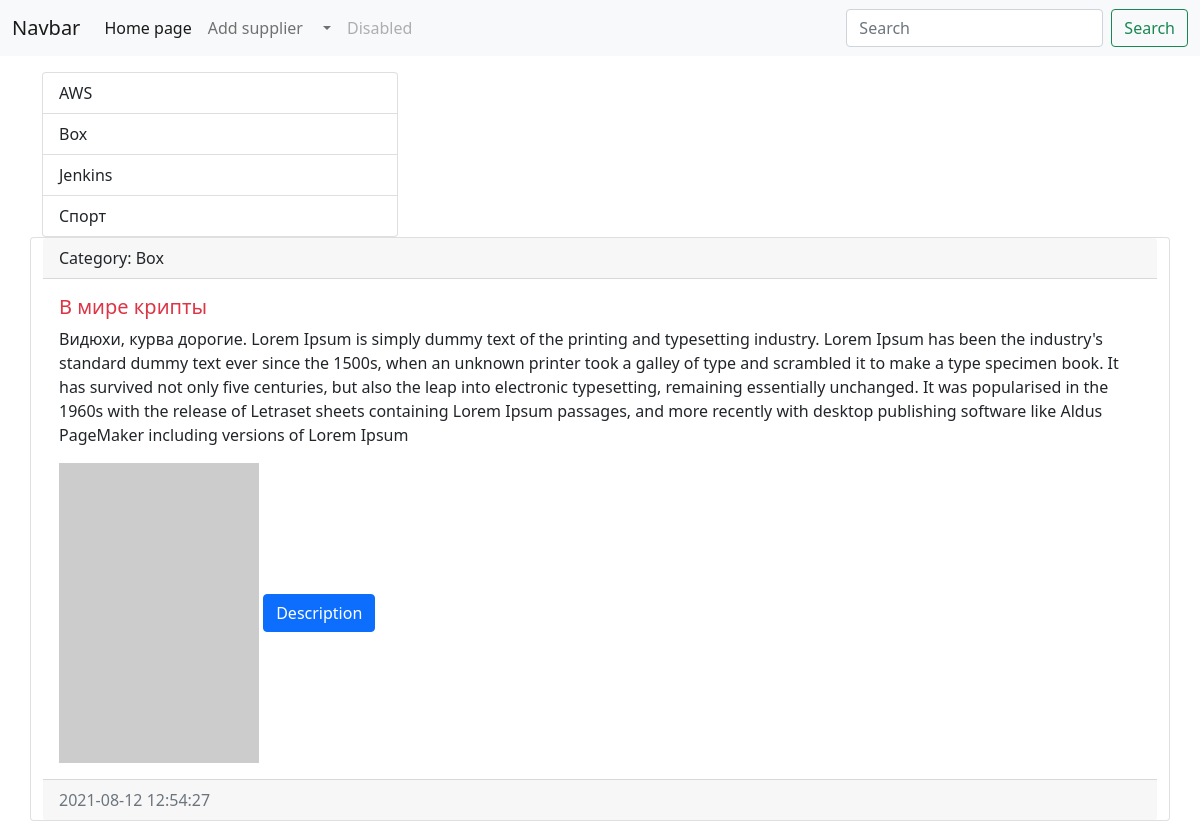
/category/4, run on an earlier commit of the app's database.
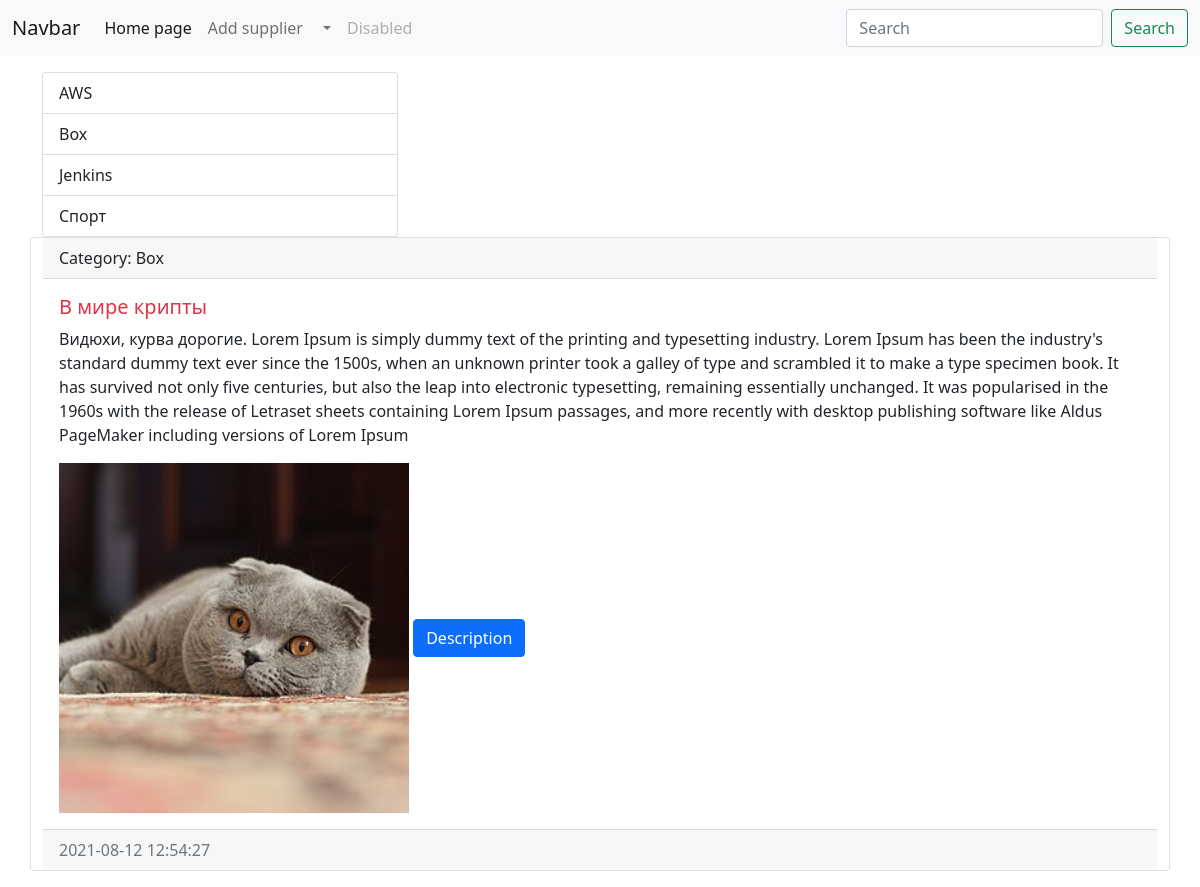
And on a later commit of the database.
### news/models.py (models this page shows, shortened)
class News(models.Model):
    title = models.CharField(max_length=100, verbose_name="Name")
    content = models.TextField(blank=True, verbose_name="Content")
    distance = models.TextField(blank=True, verbose_name="distance")
    price = models.TextField(blank=True, verbose_name="price")
    telefon = models.TextField(blank=True, verbose_name="telefon")
    created_at = models.DateTimeField(auto_now_add=True, verbose_name="Date")
    updated_at = models.DateTimeField(auto_now=True, verbose_name="Updates")
    photo = models.ImageField(upload_to="photos/%Y/%m/%d/", verbose_name="Image", blank=True)
    is_published = models.BooleanField(default=True)
    category = models.ForeignKey("Category", on_delete=models.PROTECT, null=True, verbose_name="Category name")
    class Meta:
        verbose_name = "Task"
        verbose_name_plural = "Task"
        ordering = ["-created_at"]

class Category(models.Model):
    title = models.CharField(max_length=150, db_index=True, verbose_name="Category name")
    class Meta:
        verbose_name = "Category"
        verbose_name_plural = "Category"
        ordering = ["title"]

### news/views.py (the view)
# urls.py: path('category/<int:category_id>', get_category, name="category")
def get_category(request, category_id):
    news = News.objects.filter(category_id=category_id)
    categories = Category.objects.all()
    category = Category.objects.get(pk=category_id)
    context = {
        "news": news,
        "categories": categories,
        "category": category
    }
    return render(request, "news/category.html", context=context)

### news/templates/news/category.html (shortened to what this page needs)
<!doctype html>
<html lang="en">
  <head>
    <link href="https://cdn.jsdelivr.net/npm/bootstrap@5.1.3/dist/css/bootstrap.min.css" rel="stylesheet">
  </head>
  <body>
    <nav class="navbar navbar-expand-lg navbar-light bg-light">
  <div class="container-fluid">
    <a class="navbar-brand" href="#">Navbar</a>
    <div class="collapse navbar-collapse" id="navbarSupportedContent">
      <ul class="navbar-nav me-auto mb-2 mb-lg-0">
        <li class="nav-item">
          <a class="nav-link active" aria-current="page" href="#">Home page</a>
        </li>
        <li class="nav-item">
          <a class="nav-link" href="#">Add supplier</a>
        </li>
        <li class="nav-item dropdown">
          <a class="nav-link dropdown-toggle" href="#" id="navbarDropdown" role="button" data-bs-toggle="dropdown" aria-expanded="false">
          </a>
        </li>
        <li class="nav-item">
          <a class="nav-link disabled">Disabled</a>
        </li>
      </ul>
      <form class="d-flex">
        <input class="form-control me-2" type="search" placeholder="Search" aria-label="Search">
        <button class="btn btn-outline-success" type="submit">Search</button>
      </form>
    </div>
  </div>
</nav>
<div class="container mt-3">
    <div class="row">
      <div class="col-md-4">
        <div class="list-group">
          {% for item in categories %}
          <a href="/category/{{ item.pk }}" class="list-group-item list-group-item-action" aria-current="true">
            {{item.title}}
          </a>
          {% endfor %}
  </div>
      </div>
        {% for item in news %}
        <div class="card mb-3">
  <div class="card-header">
      Category: {{ item.category.title }}
  </div>
  <div class="card-body">
    <h5 class="card-title {% cycle 'text-danger' 'text-success' %}">{{ item.title }}</h5>
    <p class="card-text">{{ item.content }}</p>
    {% if item.photo %}
      <img src="{{ item.photo.url }}" alt="" width="350" class="mr-3">
    {% else %}
      <img src= "https://picsum.photos/200/300" alt="">
    {% endif %}
    <a href="#" class="btn btn-primary">Description</a>
  </div>
  <div class="card-footer text-muted">
      {{ item.created_at|date:"Y-m-d H:i:s"  }}
  </div>
</div>
        {% endfor %}
    </div>
</div>
  </body>
</html>

What changed in the data, as far as the page shows it:
changed News "В мире крипты": photo: picture added
